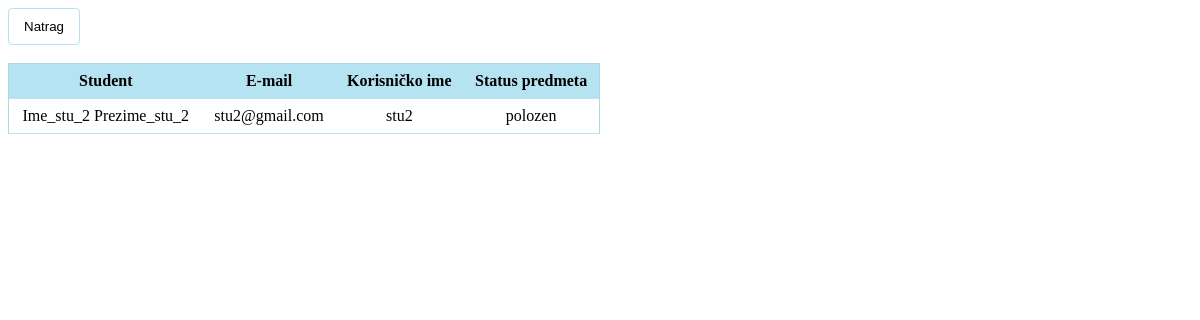
Screenshot of /studenti_predmet_polozili/2/ with the database file from the repository.
### app/models.py (models this page shows, shortened)
class Upisi(models.Model):
    student = models.ForeignKey(Korisnici, on_delete=models.CASCADE)
    predmet = models.ForeignKey(Predmeti, on_delete=models.CASCADE)
    STATUS = (('upis', 'upisan'), ('da', 'polozen'), ('ne', 'izgubio potpis'))
    status = models.CharField(max_length=64, choices=STATUS,null=True, blank=True, default='upis')

class Korisnici(AbstractUser):
    email = models.CharField(max_length=64)
    password = models.CharField(max_length=128)
    status = models.CharField(max_length=10, choices=(('none', 'None'),('redovni', 'Redovni'), ('izvanredni', 'Izvanredni')))
    uloga = models.CharField(max_length=20, choices=(('ADMIN', 'admin'),('PROF', 'profesor'),('STU', 'student')),null=True, blank=True)

### app/views.py (the view)
# urls.py: path('studenti_predmet_polozili/<int:subject_id>/', views.studenti_predmet_polozili, name='studenti_predmet_polozili'),
def studenti_predmet_polozili(request, subject_id):
    upisani = Upisi.objects.filter(predmet_id=subject_id)
    return render(request, 'studenti_predmet_polozili.html',{"data" : upisani})

### app/templates/studenti_predmet_polozili.html (shortened to what this page needs)
{% extends 'base.html' %}
{% block student_predmet_prosli %}
<button onclick="window.location.href='javascript:history.back()';">Natrag</button>
<br><br>
<table>
    <thead>
        <th>Student</th>
        <th>E-mail</th>
        <th>Korisničko ime</th>
        <th colspan="2">Status predmeta</th>
    </thead>
    <tbody>
        {% for upisani in data %}
            {% if upisani.status == 'polozen' %}
            <tr>
                <td>{{ upisani.student.first_name }} {{ upisani.student.last_name }}</td>
                <td>{{ upisani.student.email }}</td>
                <td>{{ upisani.student.username }}</td>
                <td>{{ upisani.status }}</td>
            {% endif %}
        </tr>
        {% endfor %}
    </tbody>
</table>
{% endblock %}

### app/templates/base.html (style rules this page uses)
:root { --primary-color: #B6E3F1; --secondary-color: #C5F3C6; --accent-color: #E5D3E8; --highlight-color: #FAD9E9; --highlight2-color: #FDF3B5; --highlight3-color: #FFD6B0; }
button, input[type="submit"] { background-color: white; color: black; padding: 10px 15px; text-align: center; text-decoration: none; cursor: pointer; border: 1px solid var(--primary-color); border-radius: 4px; }
table { border-collapse: collapse; }
th, td { padding: 8px; border-bottom: 1px solid var(--primary-color); color: black; }
thead { background-color: var(--primary-color); color: black; }

### app/templates/studenti_predmet_polozili.html (style rules this page uses)
td { text-align: center; }
table { width: 50%; border: 1px solid lightblue; }

### rows the page displays
Upisi: student.first_name "Ime_stu_2", student.last_name "Prezime_stu_2", student.email "stu2@gmail.com", student.username "stu2", status "polozen"
